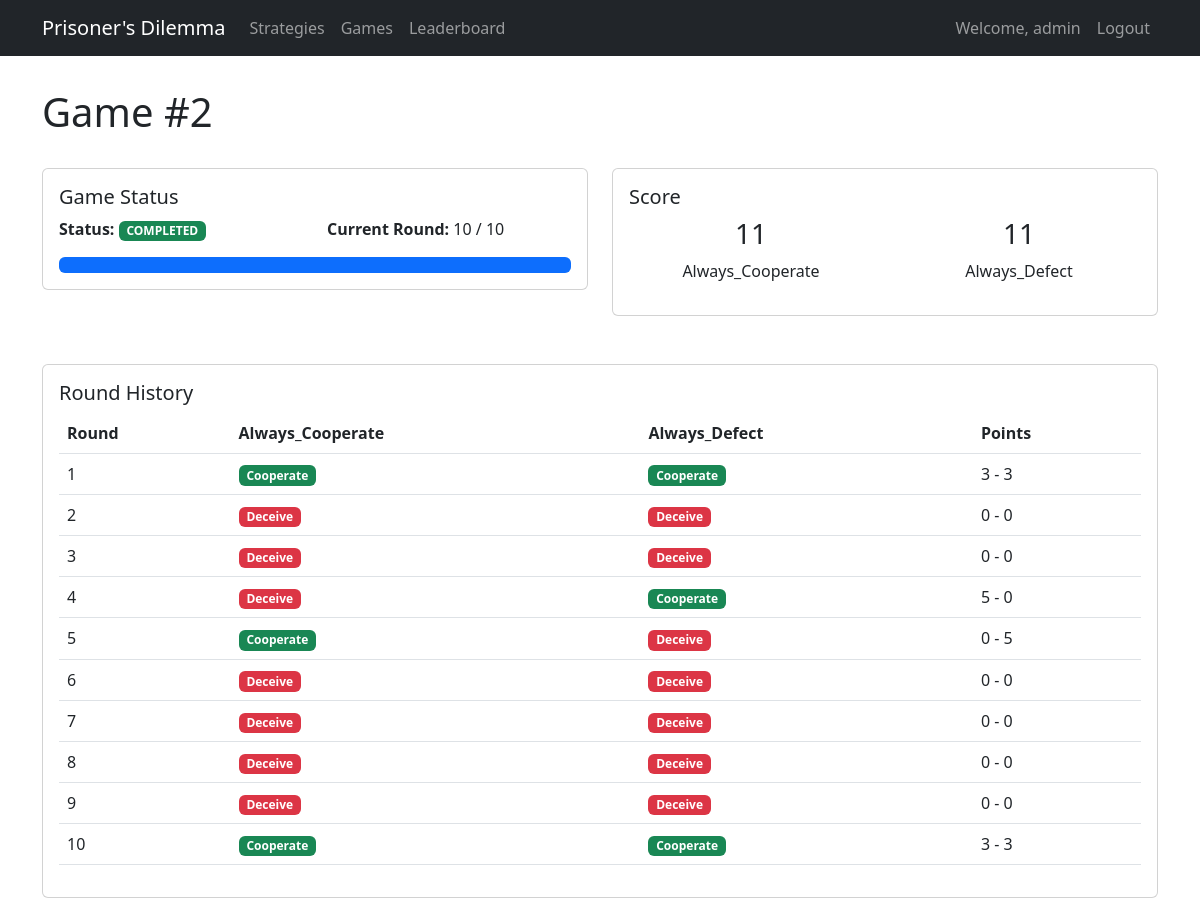
The app's page /games/2/ (signed in) with its own data.
### dilemma_game/models.py (models this page shows, shortened)
class Game(models.Model):
    GAME_STATUS = (
        ('IN_PROGRESS', 'In Progress'),
        ('COMPLETED', 'Completed'),
    )
    strategy1 = models.ForeignKey(Strategy, on_delete=models.CASCADE, related_name='games_as_player1')
    strategy2 = models.ForeignKey(Strategy, on_delete=models.CASCADE, related_name='games_as_player2')
    current_round = models.IntegerField(default=0)
    total_rounds = models.IntegerField(default=200)
    player1_score = models.IntegerField(default=0)
    player2_score = models.IntegerField(default=0)
    status = models.CharField(max_length=20, choices=GAME_STATUS, default='IN_PROGRESS')
    created_at = models.DateTimeField(auto_now_add=True)
    completed_at = models.DateTimeField(null=True, blank=True)

class Strategy(models.Model):
    name = models.CharField(max_length=100)
    description = models.TextField()
    code = models.TextField()
    created_by = models.ForeignKey(User, on_delete=models.CASCADE)
    created_at = models.DateTimeField(auto_now_add=True)
    updated_at = models.DateTimeField(auto_now=True)

class Round(models.Model):
    CHOICES = (
        ('C', 'Cooperate'),
        ('D', 'Deceive'),
    )
    game = models.ForeignKey(Game, on_delete=models.CASCADE, related_name='rounds')
    round_number = models.IntegerField()
    player1_choice = models.CharField(max_length=1, choices=CHOICES)
    player2_choice = models.CharField(max_length=1, choices=CHOICES)
    player1_score = models.IntegerField()
    player2_score = models.IntegerField()
    created_at = models.DateTimeField(auto_now_add=True)
    class Meta:
        unique_together = ['game', 'round_number']
        ordering = ['round_number']

### dilemma_game/views.py (the view)
# urls.py: path('games/<int:pk>/', GameDetailView.as_view(), name='game_detail'),
class GameDetailView(LoginRequiredMixin, DetailView):
    model = Game
    template_name = 'dilemma_game/game_detail.html'
    context_object_name = 'game'

### dilemma_game/templates/dilemma_game/game_detail.html (shortened to what this page needs)
{% extends 'dilemma_game/base.html' %}
{% block content %}
<div class="row">
    <div class="col-md-8">
        <h1>Game #{{ game.id }}</h1>
    </div>
    <div class="col-md-4 text-end">
    </div>
</div>
<div class="row mt-4">
    <div class="col-md-6">
        <div class="card mb-4">
            <div class="card-body">
                <h5 class="card-title">Game Status</h5>
                <div class="row">
                    <div class="col-6">
                        <strong>Status:</strong>
                        <span
                            class="badge {% if game.status == 'COMPLETED' %}bg-success{% else %}bg-primary{% endif %}">
                            {{ game.status }}
                        </span>
                    </div>
                    <div class="col-6">
                        <strong>Current Round:</strong> {{ game.current_round }} / {{ game.total_rounds }}
                    </div>
                </div>
                <div class="progress mt-3">
                    <div class="progress-bar" role="progressbar"
                        style="width: {% widthratio game.current_round game.total_rounds 100 %}%">
                    </div>
                </div>
            </div>
        </div>
    </div>
    <div class="col-md-6">
        <div class="card mb-4">
            <div class="card-body">
                <h5 class="card-title">Score</h5>
                <div class="row text-center">
                    <div class="col-6">
                        <h3>{{ game.player1_score }}</h3>
                        <p>{{ game.strategy1.name }}</p>
                    </div>
                    <div class="col-6">
                        <h3>{{ game.player2_score }}</h3>
                        <p>{{ game.strategy2.name }}</p>
                    </div>
                </div>
            </div>
        </div>
    </div>
</div>
<div class="card mt-4">
    <div class="card-body">
        <h5 class="card-title">Round History</h5>
        <div class="table-responsive">
            <table class="table">
                <thead>
                    <tr>
                        <th>Round</th>
                        <th>{{ game.strategy1.name }}</th>
                        <th>{{ game.strategy2.name }}</th>
                        <th>Points</th>
                    </tr>
                </thead>
                <tbody>
                    {% for round in game.rounds.all %}
                    <tr>
                        <td>{{ round.round_number }}</td>
                        <td>
                            <span
                                class="badge {% if round.player1_choice == 'C' %}bg-success{% else %}bg-danger{% endif %}">
                                {% if round.player1_choice == 'C' %}Cooperate{% else %}Deceive{% endif %}
                            </span>
                        </td>
                        <td>
                            <span
                                class="badge {% if round.player2_choice == 'C' %}bg-success{% else %}bg-danger{% endif %}">
                                {% if round.player2_choice == 'C' %}Cooperate{% else %}Deceive{% endif %}
                            </span>
                        </td>
                        <td>{{ round.player1_score }} - {{ round.player2_score }}</td>
                    </tr>
                    {% endfor %}
                </tbody>
            </table>
        </div>
    </div>
</div>
{% endblock %}

### dilemma_game/templates/dilemma_game/base.html (shortened to what this page needs)
<!DOCTYPE html>
<html lang="en">
<head>
    <link href="https://cdn.jsdelivr.net/npm/bootstrap@5.3.0/dist/css/bootstrap.min.css" rel="stylesheet">
</head>
<body>
    <nav class="navbar navbar-expand-lg navbar-dark bg-dark">
        <div class="container">
            <a class="navbar-brand" href="{% url 'home' %}">Prisoner's Dilemma</a>
            <div class="collapse navbar-collapse" id="navbarNav">
                <ul class="navbar-nav">
                    <li class="nav-item">
                        <a class="nav-link" href="{% url 'strategy_list' %}">Strategies</a>
                    </li>
                    <li class="nav-item">
                        <a class="nav-link" href="{% url 'game_list' %}">Games</a>
                    </li>
                    <li class="nav-item">
                        <a class="nav-link" href="{% url 'leaderboard' %}">Leaderboard</a>
                    </li>
                </ul>
                <ul class="navbar-nav ms-auto">
                    {% if user.is_authenticated %}
                    <li class="nav-item">
                        <span class="nav-link">Welcome, {{ user.username }}</span>
                    </li>
                    <li class="nav-item">
                        <a class="nav-link" href="{% url 'logout' %}">Logout</a>
                    </li>
                    {% else %}
                    <li class="nav-item">
                        <a class="nav-link" href="{% url 'login' %}">Login</a>
                    </li>
                    {% endif %}
                </ul>
            </div>
        </div>
    </nav>
    <div class="container">
        {% block content %}
        {% endblock %}
    </div>
</body>
</html>

### dilemma_game/templates/dilemma_game/base.html (style rules this page uses)
.navbar { margin-bottom: 2rem; }

### records on screen
Game: id "2", status "COMPLETED", current_round "10", total_rounds "10", player1_score "11", strategy1.name "Always_Cooperate", player2_score "11", strategy2.name "Always_Defect"
Round: round_number "1", player1_choice "Cooperate", player2_choice "Cooperate", player1_score "3", player2_score "3"
Round: round_number "2", player1_choice "Deceive", player2_choice "Deceive", player1_score "0", player2_score "0"
Round: round_number "3", player1_choice "Deceive", player2_choice "Deceive", player1_score "0", player2_score "0"
Round: round_number "4", player1_choice "Deceive", player2_choice "Cooperate", player1_score "5", player2_score "0"
Round: round_number "5", player1_choice "Cooperate", player2_choice "Deceive", player1_score "0", player2_score "5"
Round: round_number "6", player1_choice "Deceive", player2_choice "Deceive", player1_score "0", player2_score "0"
Round: round_number "7", player1_choice "Deceive", player2_choice "Deceive", player1_score "0", player2_score "0"
Round: round_number "8", player1_choice "Deceive", player2_choice "Deceive", player1_score "0", player2_score "0"
Round: round_number "9", player1_choice "Deceive", player2_choice "Deceive", player1_score "0", player2_score "0"
Round: round_number "10", player1_choice "Cooperate", player2_choice "Cooperate", player1_score "3", player2_score "3"

### other values on screen
{{ user.username }} "admin"
